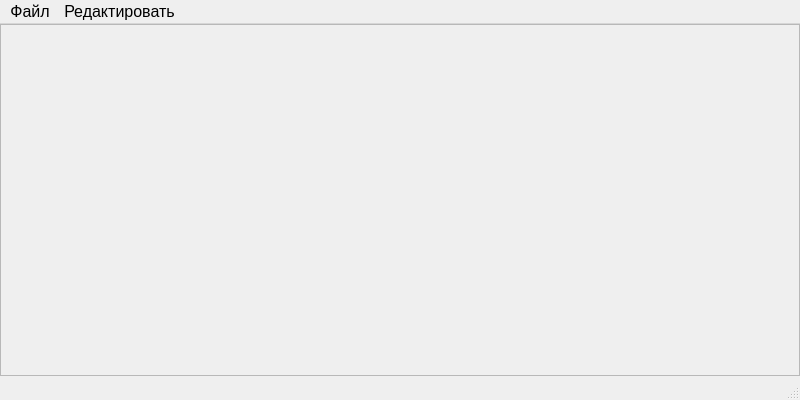
<?xml version="1.0" encoding="UTF-8"?>
<ui version="4.0">
 <class>MainWindowIlichev</class>
 <widget class="QMainWindow" name="MainWindowIlichev">
  <property name="geometry">
   <rect>
    <x>0</x>
    <y>0</y>
    <width>800</width>
    <height>400</height>
   </rect>
  </property>
  <property name="font">
   <font>
    <pointsize>12</pointsize>
    <italic>false</italic>
    <bold>false</bold>
   </font>
  </property>
  <property name="windowTitle">
   <string>MainWindowIlichev</string>
  </property>
  <widget class="QWidget" name="centralwidget">
   <property name="enabled">
    <bool>true</bool>
   </property>
   <layout class="QGridLayout" name="gridLayout">
    <property name="leftMargin">
     <number>0</number>
    </property>
    <property name="topMargin">
     <number>0</number>
    </property>
    <property name="rightMargin">
     <number>0</number>
    </property>
    <property name="bottomMargin">
     <number>0</number>
    </property>
    <property name="spacing">
     <number>5</number>
    </property>
    <item row="0" column="0">
     <widget class="QScrollArea" name="scrollArea">
      <property name="verticalScrollBarPolicy">
       <enum>Qt::ScrollBarPolicy::ScrollBarAsNeeded</enum>
      </property>
      <property name="horizontalScrollBarPolicy">
       <enum>Qt::ScrollBarPolicy::ScrollBarAsNeeded</enum>
      </property>
      <property name="sizeAdjustPolicy">
       <enum>QAbstractScrollArea::SizeAdjustPolicy::AdjustIgnored</enum>
      </property>
      <property name="widgetResizable">
       <bool>false</bool>
      </property>
      <widget class="SportsmanWidget" name="my_widget">
       <property name="enabled">
        <bool>true</bool>
       </property>
       <property name="geometry">
        <rect>
         <x>0</x>
         <y>0</y>
         <width>700</width>
         <height>300</height>
        </rect>
       </property>
      </widget>
     </widget>
    </item>
   </layout>
  </widget>
  <widget class="QMenuBar" name="menubar">
   <property name="geometry">
    <rect>
     <x>0</x>
     <y>0</y>
     <width>800</width>
     <height>26</height>
    </rect>
   </property>
   <widget class="QMenu" name="menu">
    <property name="font">
     <font>
      <pointsize>12</pointsize>
      <italic>false</italic>
      <bold>false</bold>
     </font>
    </property>
    <property name="title">
     <string>Файл</string>
    </property>
    <addaction name="actionOpen"/>
    <addaction name="actionSaveAs"/>
    <addaction name="actionClear"/>
    <addaction name="separator"/>
    <addaction name="actionQuit"/>
   </widget>
   <widget class="QMenu" name="menu_2">
    <property name="title">
     <string>Редактировать</string>
    </property>
    <addaction name="actionEdit"/>
   </widget>
   <addaction name="menu"/>
   <addaction name="menu_2"/>
  </widget>
  <widget class="QStatusBar" name="statusbar"/>
  <action name="actionOpen">
   <property name="text">
    <string>Открыть</string>
   </property>
  </action>
  <action name="actionSaveAs">
   <property name="text">
    <string>Сохранить как</string>
   </property>
  </action>
  <action name="actionClear">
   <property name="text">
    <string>Очистить</string>
   </property>
  </action>
  <action name="actionQuit">
   <property name="text">
    <string>Выйти</string>
   </property>
  </action>
  <action name="actionEdit">
   <property name="text">
    <string>Редактировать</string>
   </property>
  </action>
 </widget>
 <customwidgets>
  <customwidget>
   <class>SportsmanWidget</class>
   <extends>QWidget</extends>
   <header>SportsmanWidget.h</header>
   <container>1</container>
  </customwidget>
 </customwidgets>
 <resources/>
 <connections>
  <connection>
   <sender>actionQuit</sender>
   <signal>triggered()</signal>
   <receiver>MainWindowIlichev</receiver>
   <slot>close()</slot>
   <hints>
    <hint type="sourcelabel">
     <x>-1</x>
     <y>-1</y>
    </hint>
    <hint type="destinationlabel">
     <x>516</x>
     <y>300</y>
    </hint>
   </hints>
  </connection>
 </connections>
</ui>
